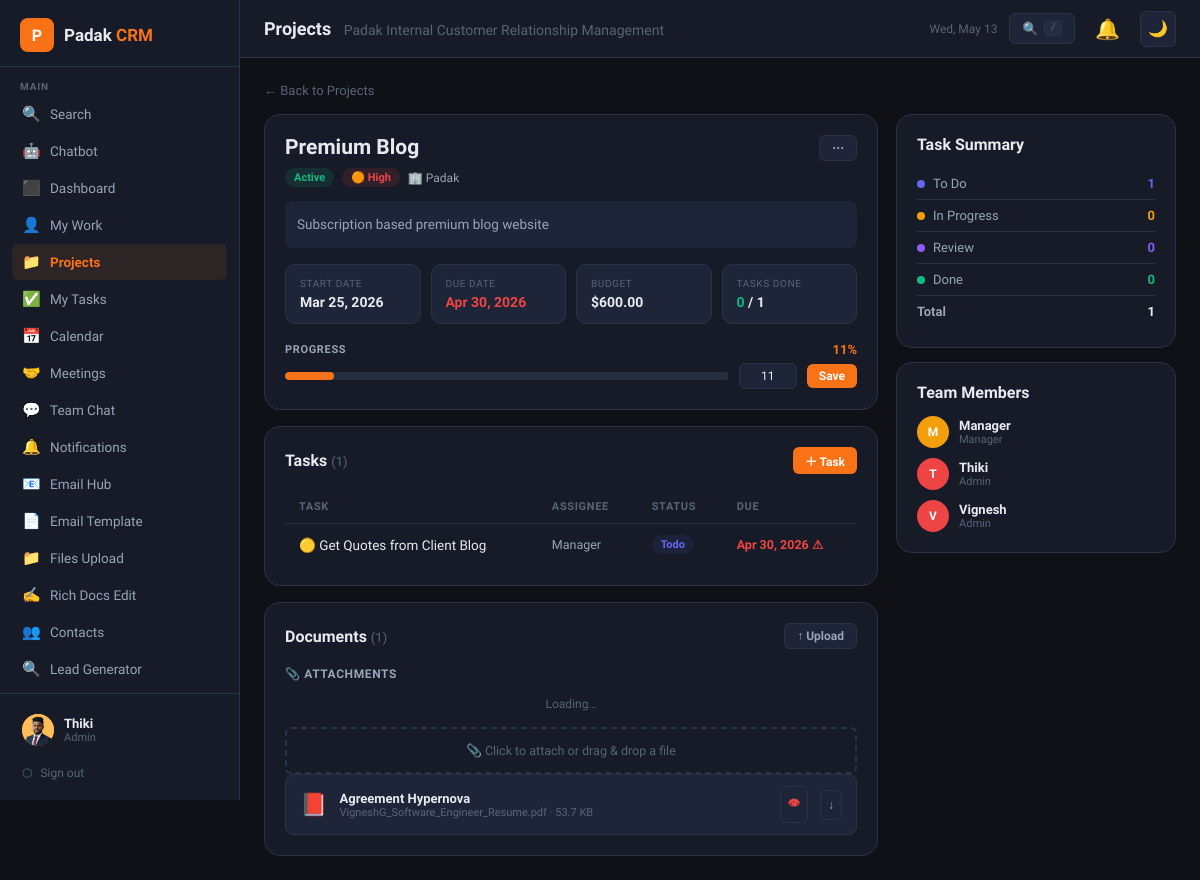
The page /projects.php?view=1 (signed in) on the database as committed earlier.
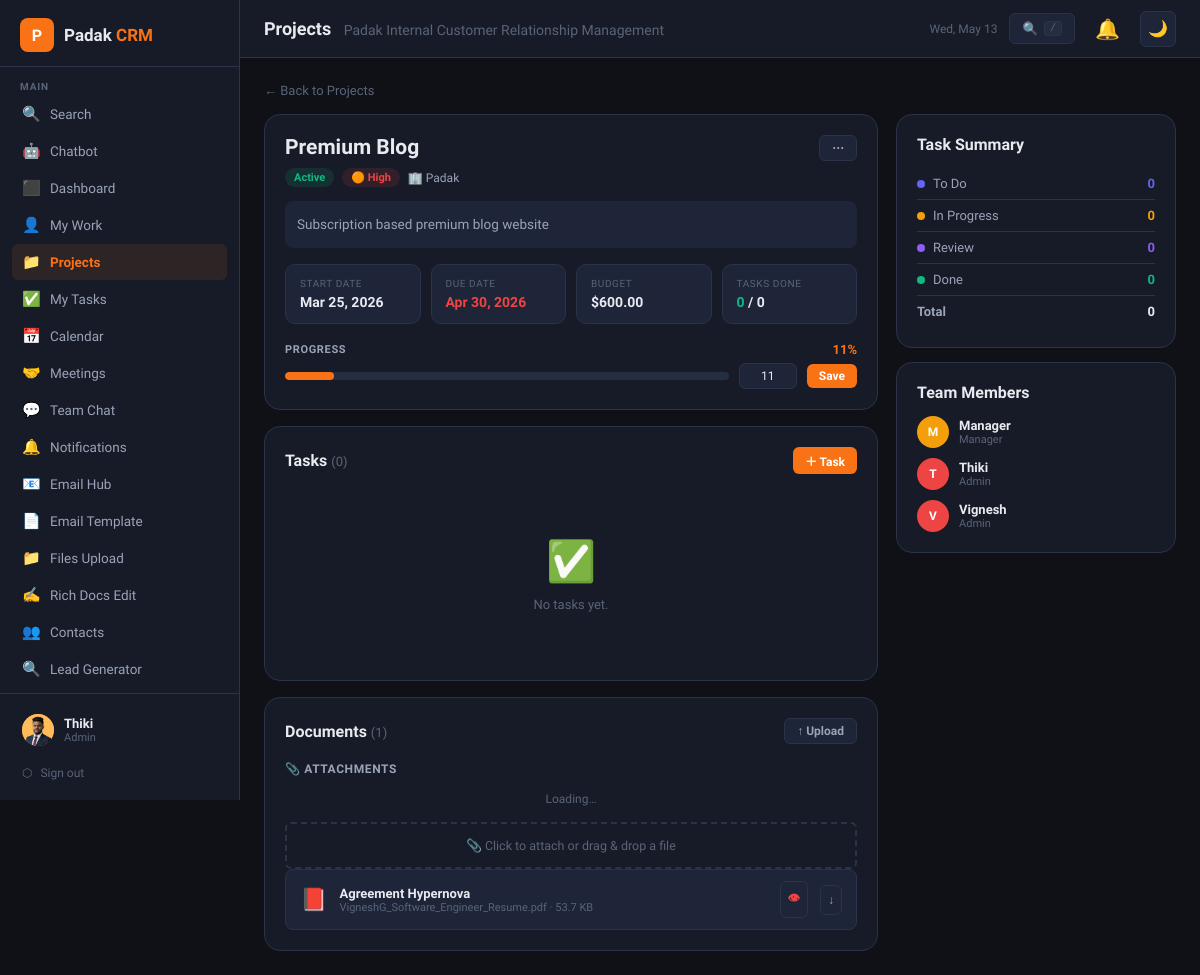
The same page on the database as committed later.
### tables this page shows
CREATE TABLE `tasks` (
  `id` int(11) NOT NULL,
  `title` varchar(250) NOT NULL,
  `description` text DEFAULT NULL,
  `project_id` int(11) DEFAULT NULL,
  `assigned_to` int(11) DEFAULT NULL,
  `created_by` int(11) NOT NULL,
  `status` enum('todo','in_progress','review','done') DEFAULT 'todo',
  `priority` enum('low','medium','high','urgent') DEFAULT 'medium',
  `due_date` date DEFAULT NULL,
  `start_date` date DEFAULT NULL,
  `label` varchar(80) DEFAULT NULL,
  `sort_order` int(11) DEFAULT 0,
  `completed_at` datetime DEFAULT NULL,
  `created_at` datetime DEFAULT current_timestamp(),
  `updated_at` datetime DEFAULT current_timestamp() ON UPDATE current_timestamp()
);

CREATE TABLE `users` (
  `id` int(11) NOT NULL,
  `name` varchar(100) NOT NULL,
  `email` varchar(150) NOT NULL,
  `password` varchar(255) NOT NULL,
  `role` enum('admin','manager','member') DEFAULT 'member',
  `avatar` varchar(255) DEFAULT NULL,
  `phone` varchar(30) DEFAULT NULL,
  `department` varchar(100) DEFAULT NULL,
  `department_role` enum('general','tele_caller','digital_marketing','software_developer','graphics_designer') DEFAULT 'general',
  `status` enum('active','inactive') DEFAULT 'active',
  `last_login` datetime DEFAULT NULL,
  `created_at` datetime DEFAULT current_timestamp()
);

CREATE TABLE `documents` (
  `id` int(11) NOT NULL,
  `title` varchar(250) NOT NULL,
  `description` text DEFAULT NULL,
  `filename` varchar(255) NOT NULL,
  `original_name` varchar(255) NOT NULL,
  `file_size` bigint(20) DEFAULT 0,
  `file_type` varchar(100) DEFAULT NULL,
  `project_id` int(11) DEFAULT NULL,
  `contact_id` int(11) DEFAULT NULL,
  `task_id` int(11) DEFAULT NULL,
  `lead_id` int(11) DEFAULT NULL,
  `category` varchar(100) DEFAULT 'General',
  `access` enum('all','admin','manager') DEFAULT 'all',
  `uploaded_by` int(11) NOT NULL,
  `created_at` datetime DEFAULT current_timestamp()
);

CREATE TABLE `project_members` (
  `id` int(11) NOT NULL,
  `project_id` int(11) NOT NULL,
  `user_id` int(11) NOT NULL,
  `role` varchar(50) DEFAULT 'member',
  `joined_at` datetime DEFAULT current_timestamp()
);

### config.php (called while the page is built, shortened)
<?php
function isManager(): bool { return in_array($_SESSION['crm_role'] ?? '', ['admin','manager']); }
function h(string $s): string { return htmlspecialchars($s, ENT_QUOTES, 'UTF-8'); }
function formatSize(int $bytes): string {
    if ($bytes >= 1024) return round($bytes/1024, 1).' KB';
    return $bytes.' B';
}
function fDate(?string $d, string $fmt = 'M j, Y'): string {
    return date($fmt, strtotime($d));
}
function statusColor(string $status): string {
    return match($status) {
        'active','done','completed' => '#10b981',
        'planning','todo' => '#6366f1',
        'in_progress' => '#f59e0b',
        'review' => '#8b5cf6',
        'on_hold' => '#94a3b8',
        'cancelled','inactive' => '#ef4444',
        'prospect','lead' => '#f97316',
        'client' => '#10b981',
        'partner' => '#6366f1',
        'urgent','high' => '#ef4444',
        'medium' => '#f59e0b',
        'low' => '#10b981',
        default => '#94a3b8'
    };
}
function priorityIcon(string $p): string {
    return match($p) {
        'urgent' => '🔴',
        'high' => '🟠',
        'medium' => '🟡',
        'low' => '🟢',
        default => '⚪'
    };
}

### projects.php (the view, shortened to what the changed rows need)
<?php
require_once 'config.php';
require_once 'includes/layout.php';
require_once 'includes/attach_widget.php';
$db  = getCRMDB();
$user = currentUser();
$uid  = (int)$user['id'];
$view_id = (int)($_GET['view'] ?? 0);
$single = null;
$proj_tasks = [];
$proj_members_list = [];
$proj_docs = [];
if ($view_id) {
    $proj_access = isManager()
        ? "p.id=$view_id"
        : "p.id=$view_id AND (p.created_by=$uid OR EXISTS (SELECT 1 FROM project_members pm WHERE pm.project_id=p.id AND pm.user_id=$uid))";
    $single = $db->query("SELECT p.*,c.name AS client_name,c.email AS client_email FROM projects p LEFT JOIN contacts c ON c.id=p.contact_id WHERE $proj_access")->fetch_assoc();
    if ($single) {
        $proj_tasks = $db->query("SELECT t.*,u.name AS assignee FROM tasks t LEFT JOIN users u ON u.id=t.assigned_to WHERE t.project_id=$view_id ORDER BY FIELD(t.priority,'urgent','high','medium','low'),t.due_date")->fetch_all(MYSQLI_ASSOC);
        $proj_members_list = $db->query("SELECT u.id,u.name,u.role,u.avatar,pm.role AS pm_role FROM project_members pm JOIN users u ON u.id=pm.user_id WHERE pm.project_id=$view_id")->fetch_all(MYSQLI_ASSOC);
        $proj_docs = $db->query("SELECT d.*,u.name AS uploader FROM documents d LEFT JOIN users u ON u.id=d.uploaded_by WHERE d.project_id=$view_id ORDER BY d.created_at DESC")->fetch_all(MYSQLI_ASSOC);
    }
}
?>
<?php
function currSymbol(string $c): string {
    return match($c) {
        'USD' => '$', 'EUR' => '€', 'GBP' => '£',
        'INR' => '₹', 'LKR' => 'Rs.',
        default => h($c).' '
    };
}
?>
<?php if ($single):
  $ptotal    = count($proj_tasks);
  $pdone     = count(array_filter($proj_tasks,fn($t)=>$t['status']==='done'));
  $ppct      = (int)$single['progress'];
  $sc     = statusColor($single['status']);
  $pc     = statusColor($single['priority']);
  $sym    = currSymbol($single['currency']??'LKR');
?>
<div style="margin-bottom:16px">
  <a href="projects.php" style="color:var(--text3);font-size:13px">← Back to Projects</a>
</div>
<div class="sp-grid">
  <div>
    <div class="card" style="margin-bottom:16px">
      <div style="display:flex;align-items:flex-start;justify-content:space-between;gap:12px;margin-bottom:14px">
        <div style="flex:1;min-width:0">
          <h2 style="font-family:var(--font-display);font-size:21px;font-weight:700;margin-bottom:8px;line-height:1.2"><?= h($single['title']) ?></h2>
          <div style="display:flex;align-items:center;gap:8px;flex-wrap:wrap">
            <span class="badge" style="background:<?= $sc ?>20;color:<?= $sc ?>"><?= h(str_replace('_',' ',$single['status'])) ?></span>
            <span class="badge" style="background:<?= $pc ?>20;color:<?= $pc ?>"><?= priorityIcon($single['priority']) ?> <?= ucfirst($single['priority']) ?></span>
            <?php if ($single['client_name']): ?>
            <span style="font-size:12px;color:var(--text2)">🏢 <?= h($single['client_name']) ?></span>
            <?php endif; ?>
          </div>
        </div>
        <?php if (isManager()): ?>
        <div class="dropdown" style="flex-shrink:0">
          <button class="btn btn-ghost btn-sm" onclick="toggleDropdown('proj-dd')">⋯</button>
        </div>
        <?php endif; ?>
      </div>
      <?php if ($single['description']): ?>
      <p style="color:var(--text2);font-size:13.5px;line-height:1.7;margin-bottom:16px;padding:12px;background:var(--bg3);border-radius:8px"><?= nl2br(h($single['description'])) ?></p>
      <?php endif; ?>
      <div class="sp-meta">
        <div class="sp-meta-box">
          <div class="sp-meta-lbl">Start Date</div>
          <div class="sp-meta-val"><?= fDate($single['start_date']) ?></div>
        </div>
        <div class="sp-meta-box">
          <div class="sp-meta-lbl">Due Date</div>
          <div class="sp-meta-val" <?php if ($single['due_date'] && $single['due_date'] < date('Y-m-d') && $single['status'] !== 'completed') echo 'style="color:var(--red)"'; ?>><?= fDate($single['due_date']) ?></div>
        </div>
        <div class="sp-meta-box">
          <div class="sp-meta-lbl">Budget</div>
          <div class="sp-meta-val"><?= $single['budget'] ? $sym.number_format((float)$single['budget'],2) : '—' ?></div>
        </div>
        <div class="sp-meta-box">
          <div class="sp-meta-lbl">Tasks Done</div>
          <div class="sp-meta-val"><span style="color:var(--green)"><?= $pdone ?></span> / <?= $ptotal ?></div>
        </div>
      </div>
      <div style="margin-bottom:6px;display:flex;justify-content:space-between;align-items:center">
        <span style="font-size:11px;font-weight:700;color:var(--text2);text-transform:uppercase;letter-spacing:.06em">Progress</span>
        <span style="font-size:13px;font-weight:700;color:var(--orange)" id="pct-display"><?= $ppct ?>%</span>
      </div>
      <?php if (isManager()): ?>
      <form method="POST" id="prog-form">
        <div class="prog-wrap">
          <div class="prog-bar-bg" onclick="clickBar(event,this)" style="cursor:pointer">
            <div class="prog-bar-fill" id="prog-fill" style="width:<?= $ppct ?>%"></div>
          </div>
          <input type="number" class="prog-input" id="prog-val" name="progress"
            value="<?= $ppct ?>" min="0" max="100"
            oninput="syncProgress(this.value)">
          <button type="submit" class="btn btn-primary btn-sm">Save</button>
        </div>
      </form>
      <?php endif; ?>
    </div>
    <div class="card" style="margin-bottom:16px">
      <div class="card-header">
        <div class="card-title">Tasks <span style="font-size:13px;color:var(--text3);font-weight:400">(<?= $ptotal ?>)</span></div>
        <a href="tasks.php?project_id=<?= $single['id'] ?>&new=1" class="btn btn-primary btn-sm">＋ Task</a>
      </div>
      <?php if (empty($proj_tasks)): ?>
        <div class="empty-state"><div class="icon">✅</div><p>No tasks yet.</p></div>
      <?php else: ?>
      <div class="table-wrap">
        <table>
          <thead><tr><th>Task</th><th>Assignee</th><th>Status</th><th>Due</th></tr></thead>
          <tbody>
            <?php foreach ($proj_tasks as $t):
              $ts = statusColor($t['status']);
              $overdue = $t['due_date'] && $t['due_date'] < date('Y-m-d') && $t['status'] !== 'done';
            ?>
            <tr class="task-tr" onclick="location.href='tasks.php<?= isManager() ? '?edit='.$t['id'] : '?view='.$view_id ?>'" style="cursor:pointer">
              <td class="td-main"><?= priorityIcon($t['priority']) ?> <?= h($t['title']) ?></td>
              <td style="font-size:12.5px;color:var(--text2)"><?= h($t['assignee'] ?? '—') ?></td>
              <td><span class="badge" style="background:<?= $ts ?>18;color:<?= $ts ?>;font-size:11px"><?= h(str_replace('_',' ',$t['status'])) ?></span></td>
              <td style="font-size:12.5px;<?= $overdue?'color:var(--red);font-weight:600':'' ?>"><?= fDate($t['due_date']) ?><?= $overdue?' ⚠':'' ?></td>
            </tr>
            <?php endforeach; ?>
          </tbody>
        </table>
      </div>
      <?php endif; ?>
    </div>
    <div class="card">
      <div class="card-header">
        <div class="card-title">Documents <span style="font-size:13px;color:var(--text3);font-weight:400">(<?= count($proj_docs) ?>)</span></div>
        <a href="documents.php?project_id=<?= $single['id'] ?>&new=1" class="btn btn-ghost btn-sm">↑ Upload</a>
      </div>
      <?php if (empty($proj_docs)): ?>
        <div class="empty-state"><div class="icon">📄</div><p>No documents attached. Use ↑ Upload above for full documents, or drag &amp; drop below for quick attachments.</p></div>
      <?php else: ?>
        <div style="display:flex;flex-direction:column;gap:8px">
          <?php foreach ($proj_docs as $d):
            $ext = strtolower(pathinfo($d['original_name'],PATHINFO_EXTENSION));
            $dicon = match(true) {
              in_array($ext,['pdf'])         => '📕',
              in_array($ext,['doc','docx'])  => '📘',
              in_array($ext,['xls','xlsx'])  => '📗',
              in_array($ext,['jpg','jpeg','png','gif']) => '🖼',
              default => '📄'
            };
          ?>
          <div style="background:var(--bg3);border:1px solid var(--border);border-radius:8px;padding:11px 14px;display:flex;align-items:center;gap:12px">
            <span style="font-size:22px;flex-shrink:0"><?= $dicon ?></span>
            <div style="flex:1;min-width:0">
              <div style="font-size:13px;font-weight:600;color:var(--text);white-space:nowrap;overflow:hidden;text-overflow:ellipsis"><?= h($d['title']) ?></div>
              <div style="font-size:11px;color:var(--text3)"><?= h($d['original_name']) ?> · <?= formatSize($d['file_size']) ?></div>
            </div>
            <?php if (strtolower($ext)==='pdf'): ?>
            <a href="documents.php?view_pdf=<?= $d['id'] ?>" class="btn btn-ghost btn-sm btn-icon" title="Preview PDF" style="color:var(--red)" target="_blank">👁</a>
            <?php endif; ?>
            <a href="documents.php?download=<?= $d['id'] ?>" class="btn btn-ghost btn-sm btn-icon" title="Download">↓</a>
          </div>
          <?php endforeach; ?>
        </div>
      <?php endif; ?>
    </div>
  </div>
  <div>
    <div class="card" style="margin-bottom:14px">
      <div class="card-title" style="margin-bottom:14px">Task Summary</div>
      <?php
        $todo_c   = count(array_filter($proj_tasks,fn($t)=>$t['status']==='todo'));
        $inprog_c = count(array_filter($proj_tasks,fn($t)=>$t['status']==='in_progress'));
        $review_c = count(array_filter($proj_tasks,fn($t)=>$t['status']==='review'));
      ?>
      <?php foreach ([['To Do',$todo_c,'#6366f1'],['In Progress',$inprog_c,'#f59e0b'],['Review',$review_c,'#8b5cf6'],['Done',$pdone,'#10b981']] as [$l,$v,$c]): ?>
      <div style="display:flex;justify-content:space-between;align-items:center;padding:8px 0;border-bottom:1px solid var(--border)">
        <div style="display:flex;align-items:center;gap:8px">
          <div style="width:8px;height:8px;border-radius:50%;background:<?= $c ?>;flex-shrink:0"></div>
          <span style="font-size:13px;color:var(--text2)"><?= $l ?></span>
        </div>
        <span style="font-size:13px;font-weight:700;color:<?= $c ?>"><?= $v ?></span>
      </div>
      <?php endforeach; ?>
      <div style="display:flex;justify-content:space-between;padding:8px 0">
        <span style="font-size:13px;color:var(--text2);font-weight:600">Total</span>
        <span style="font-size:13px;font-weight:700"><?= $ptotal ?></span>
      </div>
    </div>
    <div class="card">
      <div class="card-title" style="margin-bottom:14px">Team Members</div>
      <?php if (empty($proj_members_list)): ?>
        <p style="font-size:13px;color:var(--text3)">No members assigned.</p>
      <?php else: ?>
        <div style="display:flex;flex-direction:column;gap:10px">
          <?php foreach ($proj_members_list as $m):
            $init = strtoupper(substr($m['name'],0,1));
            $role_colors=['admin'=>'#ef4444','manager'=>'#f59e0b','member'=>'#6366f1'];
            $rc = $role_colors[$m['role']]??'#94a3b8';
          ?>
          <div style="display:flex;align-items:center;gap:10px">
            <div class="avatar" style="background:<?= $rc ?>"><?= $init ?></div>
            <div>
              <div style="font-size:13px;font-weight:600;color:var(--text)"><?= h($m['name']) ?></div>
              <div style="font-size:11px;color:var(--text3);text-transform:capitalize"><?= h($m['role']) ?></div>
            </div>
          </div>
          <?php endforeach; ?>
        </div>
      <?php endif; ?>
    </div>
  </div>
</div>
<?php endif; ?>

Rows that differ between the two databases and show on the page:
no longer on this page (row edited): tasks: status "0", priority "🟡", title "Get Quotes from Client Blog", assigned_to.name "Manager", status "Todo", due_date "Apr 30, 2026"
Other text that changed with them:
$pdone: (not shown) → "0"
$ptotal: "1" → "0"
text no longer shown: "TASK ASSIGNEE STATUS DUE"
text now shown: "✅ No tasks yet."
new list line: "To Do 0"
list line gone: "To Do 1"
